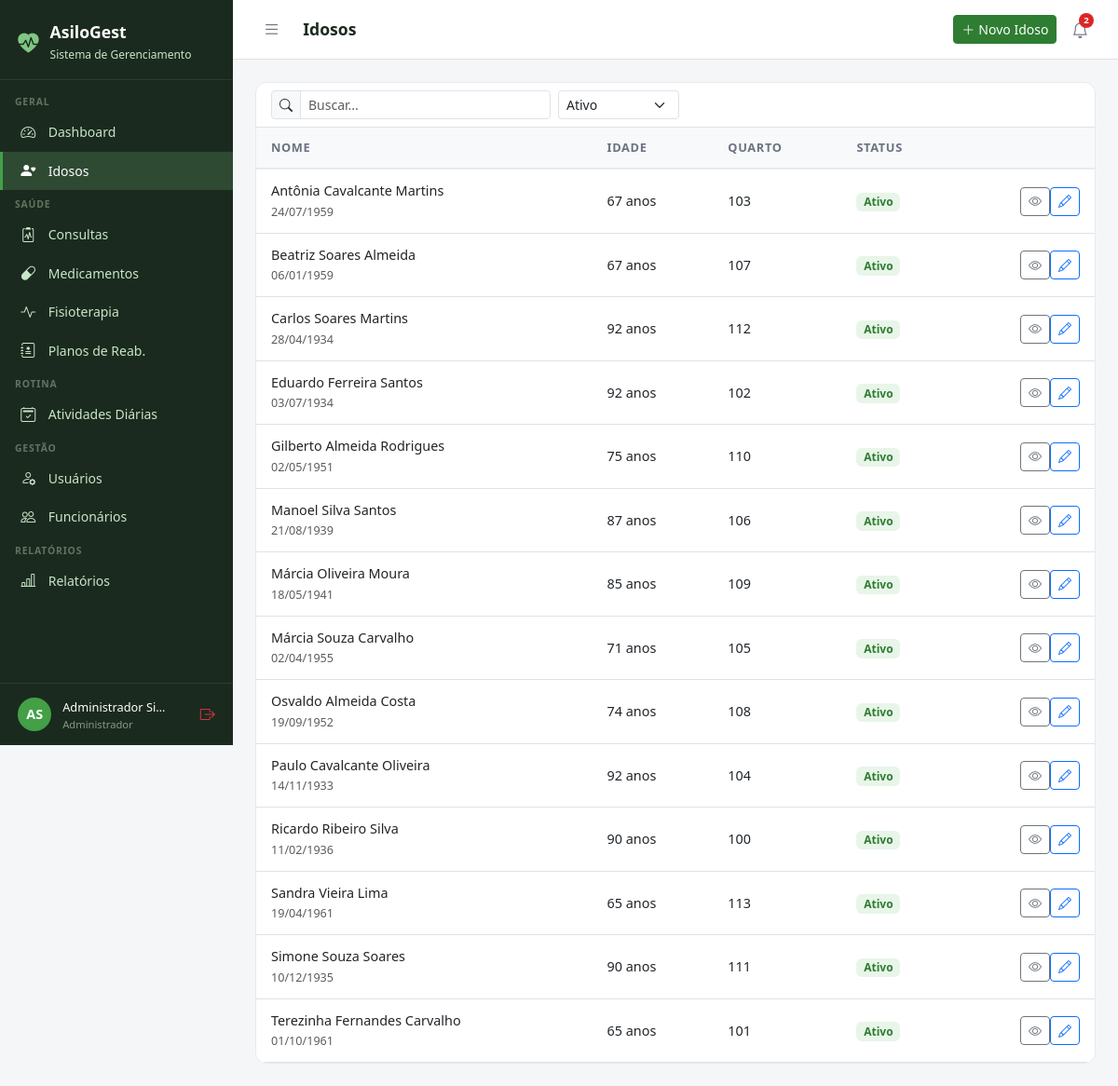
The app's page /idosos/ (signed in) with its own data.
### core/models.py (models this page shows, shortened)
class Usuario(AbstractUser):
    PERFIL_CHOICES = [
        ('administrador', 'Administrador'),
        ('medico', 'Médico'),
        ('fisioterapeuta', 'Fisioterapeuta'),
        ('enfermeiro', 'Enfermeiro(a)'),
        ('recepcionista', 'Recepcionista'),
        ('familiar', 'Familiar do Idoso'),
    ]
    perfil = models.CharField(
        max_length=20, choices=PERFIL_CHOICES,
        default='recepcionista', verbose_name='Perfil de Acesso'
    )
    telefone = models.CharField(max_length=15, blank=True, verbose_name='Telefone')
    cpf = models.CharField(max_length=14, unique=True, null=True, blank=True, verbose_name='CPF')
    foto = models.ImageField(upload_to='usuarios/', blank=True, null=True, verbose_name='Foto')
    data_nascimento = models.DateField(null=True, blank=True, verbose_name='Data de Nascimento')
    especialidade = models.CharField(
        max_length=100, blank=True, verbose_name='Especialidade',
        help_text='Preencha para Médico ou Fisioterapeuta'
    )
    data_admissao = models.DateField(null=True, blank=True, verbose_name='Data de Admissão')
    primeiro_acesso = models.BooleanField(
        default=True, verbose_name='Primeiro Acesso',
        help_text='Usuário deve definir senha no primeiro login'
    )
    ativo = models.BooleanField(default=True, verbose_name='Ativo')
    criado_em = models.DateTimeField(auto_now_add=True)
    class Meta:
        verbose_name = 'Usuário'
        verbose_name_plural = 'Usuários'
        ordering = ['first_name', 'last_name']
    @property
    def is_administrador(self):
        return self.perfil == 'administrador' or self.is_superuser
    @property
    def is_fisioterapeuta(self):
        return self.perfil == 'fisioterapeuta'
    @property
    def is_familiar(self):
        return self.perfil == 'familiar'
    @property
    def pode_ver_saude(self):
        return (self.is_administrador or self.is_medico
                or self.is_fisioterapeuta or self.is_enfermeiro)
    @property
    def pode_cadastrar_usuarios(self):
        return self.is_administrador or self.is_recepcionista
    @property
    def pode_administrar(self):
        return self.is_administrador

### idosos/models.py (models this page shows, shortened)
class Idoso(models.Model):
    SEXO_CHOICES = [('M', 'Masculino'), ('F', 'Feminino')]
    TIPO_SANGUINEO = [('A+','A+'),('A-','A-'),('B+','B+'),('B-','B-'),('AB+','AB+'),('AB-','AB-'),('O+','O+'),('O-','O-')]
    STATUS_CHOICES = [('ativo','Ativo'),('inativo','Inativo'),('internado','Internado'),('falecido','Falecido')]
    nome = models.CharField(max_length=150, verbose_name='Nome Completo')
    data_nascimento = models.DateField(verbose_name='Data de Nascimento')
    sexo = models.CharField(max_length=1, choices=SEXO_CHOICES)
    cpf = models.CharField(max_length=14, unique=True, null=True, blank=True)
    rg = models.CharField(max_length=20, blank=True)
    tipo_sanguineo = models.CharField(max_length=3, choices=TIPO_SANGUINEO, blank=True)
    foto = models.ImageField(upload_to='idosos/', blank=True, null=True)
    status = models.CharField(max_length=10, choices=STATUS_CHOICES, default='ativo')
    endereco = models.CharField(max_length=200, blank=True)
    cidade = models.CharField(max_length=100, blank=True)
    estado = models.CharField(max_length=2, blank=True)
    cep = models.CharField(max_length=9, blank=True)
    alergias = models.TextField(blank=True, verbose_name='Alergias')
    condicoes_medicas = models.TextField(blank=True, verbose_name='Condições Médicas')
    observacoes = models.TextField(blank=True, verbose_name='Observações Gerais')
    data_entrada = models.DateField(verbose_name='Data de Entrada')
    numero_quarto = models.CharField(max_length=10, blank=True, verbose_name='Quarto')
    criado_em = models.DateTimeField(auto_now_add=True)
    atualizado_em = models.DateTimeField(auto_now=True)
    class Meta:
        verbose_name = 'Idoso'
        verbose_name_plural = 'Idosos'
        ordering = ['nome']
    @property
    def idade(self):
        from datetime import date
        hoje = date.today()
        return hoje.year - self.data_nascimento.year - (
            (hoje.month, hoje.day) < (self.data_nascimento.month, self.data_nascimento.day)
        )

### idosos/views.py (the view)
# urls.py: path('', views.lista, name='lista'),
@login_required
def lista(request):
    q = request.GET.get('q', '')
    status = request.GET.get('status', 'ativo')
    idosos = Idoso.objects.all()
    if request.user.is_familiar:
        vinculos = FamiliarVinculo.objects.filter(
            familiar=request.user).values_list('idoso_id', flat=True)
        idosos = idosos.filter(id__in=vinculos)
    if q:
        idosos = idosos.filter(Q(nome__icontains=q) | Q(cpf__icontains=q))
    if status:
        idosos = idosos.filter(status=status)
    return render(request, 'idosos/lista.html', {
        'idosos': idosos, 'q': q, 'status_filtro': status
    })

### templates/idosos/lista.html (shortened to what this page needs)
{% extends 'base.html' %}
{% block title %}Idosos{% endblock %}{% block page_title %}Idosos{% endblock %}
{% block topbar_actions %}{% if not user.is_familiar %}<a href="{% url 'idosos:novo' %}" class="btn btn-primary btn-sm"><i class="bi bi-plus-lg me-1"></i>Novo Idoso</a>{% endif %}{% endblock %}
{% block content %}
<div class="table-card">
  <div class="px-3 py-2 border-bottom">
    <form class="d-flex gap-2" method="get">
      <div class="input-group input-group-sm" style="max-width:300px;"><span class="input-group-text"><i class="bi bi-search"></i></span><input type="text" name="q" class="form-control" placeholder="Buscar..." value="{{ q }}"></div>
      <select name="status" class="form-select form-select-sm" style="max-width:130px;" onchange="this.form.submit()"><option value="ativo" {% if status_filtro == "ativo" %}selected{% endif %}>Ativo</option></select>
    </form>
  </div>
  <table class="table table-hover"><thead><tr><th>Nome</th><th>Idade</th><th>Quarto</th><th>Status</th><th></th></tr></thead>
  <tbody>{% for i in idosos %}<tr>
    <td><div style="font-weight:500;">{{ i.nome }}</div><small class="text-muted">{{ i.data_nascimento|date:"d/m/Y" }}</small></td>
    <td>{{ i.idade }} anos</td><td>{{ i.numero_quarto|default:"–" }}</td>
    <td><span class="badge" style="background:#E8F5E9;color:#2E7D32;font-size:.75rem;">{{ i.get_status_display }}</span></td>
    <td class="text-end"><a href="{% url 'idosos:detalhe' i.pk %}" class="btn btn-sm btn-outline-secondary"><i class="bi bi-eye"></i></a>{% if not user.is_familiar %}<a href="{% url 'idosos:editar' i.pk %}" class="btn btn-sm btn-outline-primary"><i class="bi bi-pencil"></i></a>{% endif %}</td>
  </tr>{% empty %}<tr><td colspan="5" class="text-center py-4 text-muted">Nenhum idoso encontrado.</td></tr>{% endfor %}</tbody></table>
</div>{% endblock %}

### templates/base.html (shortened to what this page needs)
<!DOCTYPE html>
<html lang="pt-br">
<head>
  <link href="https://cdn.jsdelivr.net/npm/bootstrap@5.3.0/dist/css/bootstrap.min.css" rel="stylesheet">
  <link href="https://cdn.jsdelivr.net/npm/bootstrap-icons@1.11.0/font/bootstrap-icons.css" rel="stylesheet">
</head>
<body>
{% if user.is_authenticated %}
<div id="sidebar">
  <div class="sidebar-brand">
    <i class="bi bi-heart-pulse-fill" style="color:#81C784;font-size:1.4rem;"></i>
    <div>
      <h5 style="margin:0;">AsiloGest</h5>
      <small>Sistema de Gerenciamento</small>
    </div>
  </div>
  <nav class="sidebar-nav">
    <div class="nav-section">Geral</div>
    <a href="{% url 'dashboard' %}" class="sidebar-link {% if request.resolver_match.url_name == 'dashboard' %}active{% endif %}">
      <i class="bi bi-speedometer2"></i> Dashboard
    </a>
    <a href="{% url 'idosos:lista' %}" class="sidebar-link">
      <i class="bi bi-person-heart"></i>
      {% if user.is_familiar %}Meus Familiares{% else %}Idosos{% endif %}
    </a>
    {% if user.pode_ver_saude or user.is_familiar %}
    <div class="nav-section">Saúde</div>
    <a href="{% url 'consultas:lista' %}" class="sidebar-link">
      <i class="bi bi-clipboard2-pulse"></i> Consultas
    </a>
    <a href="{% url 'medicamentos:lista' %}" class="sidebar-link">
      <i class="bi bi-capsule"></i> Medicamentos
    </a>
    <a href="{% url 'fisioterapia:lista' %}" class="sidebar-link">
      <i class="bi bi-activity"></i> Fisioterapia
    </a>
    {% if user.pode_ver_saude and not user.is_familiar %}
    <a href="{% url 'fisioterapia:planos_lista' %}" class="sidebar-link">
      <i class="bi bi-journal-medical"></i> Planos de Reab.
    </a>
    {% endif %}
    {% endif %}
    <div class="nav-section">Rotina</div>
    <a href="{% url 'atividades:lista' %}" class="sidebar-link">
      <i class="bi bi-calendar2-check"></i> Atividades Diárias
    </a>
    {% if user.pode_cadastrar_usuarios %}
    <div class="nav-section">Gestão</div>
    <a href="{% url 'usuarios_lista' %}" class="sidebar-link">
      <i class="bi bi-person-gear"></i> Usuários
    </a>
    {% endif %}
    {% if user.pode_administrar %}
    <a href="{% url 'funcionarios:lista' %}" class="sidebar-link">
      <i class="bi bi-people"></i> Funcionários
    </a>
    {% endif %}
    {% if user.pode_ver_saude or user.pode_administrar %}
    <div class="nav-section">Relatórios</div>
    <a href="{% url 'relatorios:lista' %}" class="sidebar-link">
      <i class="bi bi-bar-chart-line"></i> Relatórios
    </a>
    {% endif %}
  </nav>
  <div class="sidebar-user">
    <div class="avatar">{{ user.first_name|first|upper }}{{ user.last_name|first|upper }}</div>
    <div class="info" style="min-width:0;flex:1;">
      <span>{{ user.get_full_name|truncatechars:18 }}</span>
      <small>{{ user.get_perfil_display }}</small>
    </div>
    <a href="{% url 'logout' %}" class="text-danger" title="Sair" style="flex-shrink:0;">
      <i class="bi bi-box-arrow-right"></i>
    </a>
  </div>
</div>
<div id="main">
  <div class="topbar">
    <div class="topbar-left">
      <button class="btn-toggle-sidebar" onclick="toggleSidebar()" title="Menu">
        <i class="bi bi-list"></i>
      </button>
      <h4>{% block page_title %}{% endblock %}</h4>
    </div>
    <div class="d-flex align-items-center gap-2">
      {% block topbar_actions %}{% endblock %}
      <div style="position:relative;">
        <button class="notif-btn" id="notifBtn" onclick="toggleNotif()" title="Notificações">
          <i class="bi bi-bell"></i>
          {% if notif_count %}
          <span class="notif-badge">{{ notif_count }}</span>
          {% endif %}
        </button>
      </div>
    </div>
  </div>
  <div class="content">
    {% block content %}{% endblock %}
  </div>
</div>
{% else %}
{% block full_content %}{% endblock %}
{% endif %}
</body>
</html>

### templates/base.html (style rules this page uses)
:root { --sidebar-width: 250px; --primary: #2E7D32; --primary-light: #43A047; --accent: #1565C0; --bg-sidebar: #1B2A1E; --bg-sidebar-hover: #2E4A33; --text-sidebar: #C8E6C9; --transition: 0.3s ease; }
body { background: #F4F6F8; font-family: 'Segoe UI', sans-serif; }
#sidebar { position: fixed; top: 0; left: 0; width: var(--sidebar-width); height: 100vh; background: var(--bg-sidebar); z-index: 1000; display: flex; flex-direction: column; overflow-y: auto; transition: transform var(--transition); }
.sidebar-brand { padding: 1.5rem 1.2rem 1rem; border-bottom: 1px solid rgba(255,255,255,0.08); display: flex; align-items: center; gap: .75rem; }
.sidebar-brand h5 { color: #fff; font-weight: 700; margin: 0; font-size: 1.1rem; }
.sidebar-brand small { color: var(--text-sidebar); font-size: .75rem; }
.sidebar-nav { padding: .5rem 0; flex: 1; }
.nav-section { padding: .5rem 1rem .2rem; color: rgba(200,230,201,.4); font-size: .65rem; font-weight: 700; letter-spacing: .08em; text-transform: uppercase; }
.sidebar-link { display: flex; align-items: center; gap: .65rem; padding: .55rem 1.2rem; color: var(--text-sidebar); text-decoration: none; font-size: .875rem; transition: all .2s; border-left: 3px solid transparent; }
.sidebar-link:hover, .sidebar-link.active { background: var(--bg-sidebar-hover); color: #fff; border-left-color: var(--primary-light); }
.sidebar-link i { font-size: 1rem; width: 1.2rem; }
.sidebar-user { padding: .8rem 1.2rem; border-top: 1px solid rgba(255,255,255,0.08); display: flex; align-items: center; gap: .75rem; }
.sidebar-user .avatar { width: 36px; height: 36px; background: var(--primary-light); border-radius: 50%; display: flex; align-items: center; justify-content: center; color: #fff; font-weight: 700; font-size: .9rem; flex-shrink: 0; }
.sidebar-user .info small { color: rgba(200,230,201,.6); font-size: .7rem; display: block; }
.sidebar-user .info span { color: #fff; font-size: .8rem; }
#main { margin-left: var(--sidebar-width); min-height: 100vh; display: flex; flex-direction: column; transition: margin-left var(--transition); }
.topbar { background: #fff; border-bottom: 1px solid #E0E0E0; padding: .75rem 1.5rem; display: flex; align-items: center; justify-content: space-between; position: sticky; top: 0; z-index: 999; }
.topbar-left { display: flex; align-items: center; gap: 1rem; }
.topbar h4 { margin: 0; font-size: 1.1rem; font-weight: 600; color: #1B2A1E; }
.btn-toggle-sidebar { background: none; border: none; padding: .4rem .5rem; color: #6B7280; cursor: pointer; border-radius: 6px; font-size: 1.2rem; line-height: 1; transition: background .2s, color .2s; }
.notif-btn { position: relative; background: none; border: none; padding: .4rem .5rem; color: #6B7280; cursor: pointer; border-radius: 6px; font-size: 1.1rem; transition: background .2s, color .2s; }
.notif-badge { position: absolute; top: 2px; right: 2px; background: #DC2626; color: #fff; font-size: .6rem; font-weight: 700; min-width: 16px; height: 16px; border-radius: 8px; padding: 0 4px; display: flex; align-items: center; justify-content: center; }
.content { padding: 1.5rem; flex: 1; }
.table-card { background: #fff; border-radius: 12px; border: 1px solid #E8EAF0; overflow: hidden; }
.table-card .table { margin: 0; }
.table thead th { background: #F8F9FA; border-bottom: 2px solid #E8EAF0; font-size: .8rem; font-weight: 600; color: #6B7280; text-transform: uppercase; letter-spacing: .05em; padding: .75rem 1rem; }
.table td { padding: .75rem 1rem; vertical-align: middle; font-size: .9rem; }
.btn-primary { background: var(--primary); border-color: var(--primary); }

### records on screen
Usuario: first_name|first "A", last_name|first "S", get_full_name "Administrador Si…", perfil "Administrador"
Idoso: nome "Antônia Cavalcante Martins", data_nascimento "24/07/1959", idade "67", numero_quarto "103", status "Ativo"
Idoso: nome "Beatriz Soares Almeida", data_nascimento "06/01/1959", idade "67", numero_quarto "107", status "Ativo"
Idoso: nome "Carlos Soares Martins", data_nascimento "28/04/1934", idade "92", numero_quarto "112", status "Ativo"
Idoso: nome "Eduardo Ferreira Santos", data_nascimento "03/07/1934", idade "92", numero_quarto "102", status "Ativo"
Idoso: nome "Gilberto Almeida Rodrigues", data_nascimento "02/05/1951", idade "75", numero_quarto "110", status "Ativo"
Idoso: nome "Manoel Silva Santos", data_nascimento "21/08/1939", idade "87", numero_quarto "106", status "Ativo"
Idoso: nome "Márcia Oliveira Moura", data_nascimento "18/05/1941", idade "85", numero_quarto "109", status "Ativo"
Idoso: nome "Márcia Souza Carvalho", data_nascimento "02/04/1955", idade "71", numero_quarto "105", status "Ativo"
Idoso: nome "Osvaldo Almeida Costa", data_nascimento "19/09/1952", idade "74", numero_quarto "108", status "Ativo"
Idoso: nome "Paulo Cavalcante Oliveira", data_nascimento "14/11/1933", idade "92", numero_quarto "104", status "Ativo"
Idoso: nome "Ricardo Ribeiro Silva", data_nascimento "11/02/1936", idade "90", numero_quarto "100", status "Ativo"
Idoso: nome "Sandra Vieira Lima", data_nascimento "19/04/1961", idade "65", numero_quarto "113", status "Ativo"
Idoso: nome "Simone Souza Soares", data_nascimento "10/12/1935", idade "90", numero_quarto "111", status "Ativo"
Idoso: nome "Terezinha Fernandes Carvalho", data_nascimento "01/10/1961", idade "65", numero_quarto "101", status "Ativo"

### other values on screen
{{ notif_count }} "2"
